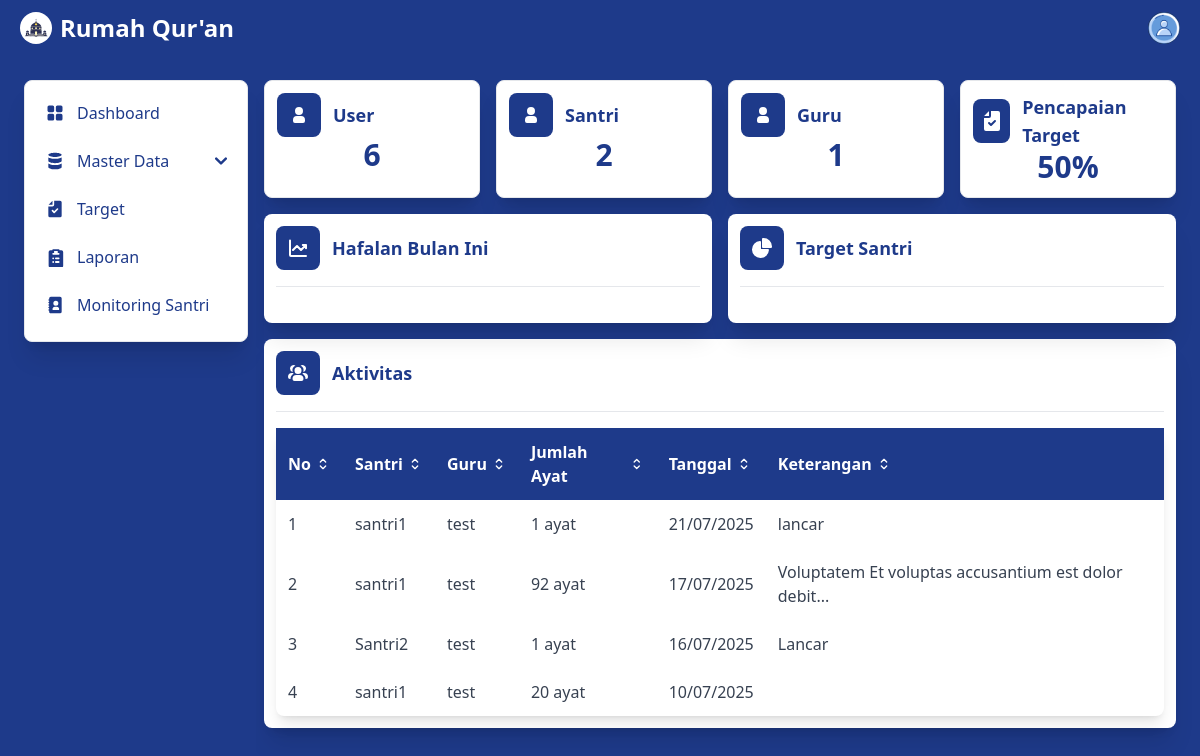
The page /admin (signed in) on the database its author committed.
### tables this page shows
CREATE TABLE `hafalan` (
  `id_hafalan` int(11) NOT NULL,
  `id_santri` int(11) NOT NULL,
  `jumlah_ayat` int(11) NOT NULL,
  `tanggal` date NOT NULL,
  `id_guru` int(11) NOT NULL,
  `keterangan` varchar(255) NOT NULL
);

CREATE TABLE `user` (
  `id_user` int(11) NOT NULL,
  `username` varchar(50) NOT NULL,
  `password` varchar(255) NOT NULL,
  `email` varchar(100) NOT NULL,
  `role` enum('guru','santri','orang tua','admin') NOT NULL,
  `nama` varchar(100) NOT NULL,
  `alamat` text NOT NULL,
  `kontak` varchar(20) NOT NULL,
  `login_at` datetime NOT NULL DEFAULT current_timestamp() ON UPDATE current_timestamp()
);

### app/views/admin/dashboard/index.php (the view, shortened to what the rows shown need)
<div class="mt-14 sm:ml-60 p-6 bg-blue-900 min-h-screen">
    <div class="grid grid-cols-2 sm:grid-cols-4 gap-4 mb-4">
        <a href="#" class="block max-w-sm p-3 bg-white border border-gray-200 rounded-lg shadow-xl hover:bg-gray-100">
            <div class="flex items-center">
                <div class="w-11 h-11 rounded-lg bg-blue-900 flex items-center justify-center me-3">
                    <svg class="w-6 h-6 text-white" aria-hidden="true" xmlns="http://www.w3.org/2000/svg" width="24"
                        height="24" fill="currentColor" viewBox="0 0 24 24">
                        <path fill-rule="evenodd"
                            d="M12 4a4 4 0 1 0 0 8 4 4 0 0 0 0-8Zm-2 9a4 4 0 0 0-4 4v1a2 2 0 0 0 2 2h8a2 2 0 0 0 2-2v-1a4 4 0 0 0-4-4h-4Z"
                            clip-rule="evenodd" />
                    </svg>
                </div>
                <div>
                    <h5 class="text-lg font-bold text-blue-900">User</h5>
                </div>
            </div>
            <h3 class="text-center text-3xl font-bold text-blue-900">
                <?= $data['TotalUser'] ?>
            </h3>
        </a>
        <a href="#" class="block max-w-sm p-3 bg-white border border-gray-200 rounded-lg shadow-xl hover:bg-gray-100">
            <div class="flex items-center">
                <div class="w-11 h-11 rounded-lg bg-blue-900 flex items-center justify-center me-3">
                    <svg class="w-6 h-6 text-white" aria-hidden="true" xmlns="http://www.w3.org/2000/svg" width="24"
                        height="24" fill="currentColor" viewBox="0 0 24 24">
                        <path fill-rule="evenodd"
                            d="M12 4a4 4 0 1 0 0 8 4 4 0 0 0 0-8Zm-2 9a4 4 0 0 0-4 4v1a2 2 0 0 0 2 2h8a2 2 0 0 0 2-2v-1a4 4 0 0 0-4-4h-4Z"
                            clip-rule="evenodd" />
                    </svg>
                </div>
                <div>
                    <h5 class="text-lg font-bold text-blue-900">Santri</h5>
                </div>
            </div>
            <h3 class="text-center text-3xl font-bold text-blue-900">
                <?= $data['TotalSantri'] ?>
            </h3>
        </a>
        <a href="#" class="block max-w-sm p-3 bg-white border border-gray-200 rounded-lg shadow-xl hover:bg-gray-100">
            <div class="flex items-center">
                <div class="w-11 h-11 rounded-lg bg-blue-900 flex items-center justify-center me-3">
                    <svg class="w-6 h-6 text-white" aria-hidden="true" xmlns="http://www.w3.org/2000/svg" width="24"
                        height="24" fill="currentColor" viewBox="0 0 24 24">
                        <path fill-rule="evenodd"
                            d="M12 4a4 4 0 1 0 0 8 4 4 0 0 0 0-8Zm-2 9a4 4 0 0 0-4 4v1a2 2 0 0 0 2 2h8a2 2 0 0 0 2-2v-1a4 4 0 0 0-4-4h-4Z"
                            clip-rule="evenodd" />
                    </svg>
                </div>
                <div>
                    <h5 class="text-lg font-bold text-blue-900">Guru</h5>
                </div>
            </div>
            <h3 class="text-center text-3xl font-bold text-blue-900">
                <?= $data['TotalGuru'] ?>
            </h3>
        </a>
        <a href="#" class="block max-w-sm p-3 bg-white border border-gray-200 rounded-lg shadow-xl hover:bg-gray-100">
            <div class="flex items-center">
                <div class="w-11 h-11 rounded-lg bg-blue-900 flex items-center justify-center me-3">
                </div>
                <h5 class="text-lg font-bold text-blue-900">Pencapaian Target</h5>
            </div>
            <h3 class="text-center text-3xl font-bold text-blue-900">
                <?= $data['persentase_pencapaian'] ?>%
            </h3>
        </a>
    </div>
    <div class="grid frid-col-1 sm:grid-cols-2 gap-4 mb-4">
        <div class="w-full bg-white rounded-lg shadow-xl p-4 md:p-3">
            <div class="flex justify-between pb-4 mb-4 border-b border-gray-200">
                <div class="flex items-center">
                    <div class="w-11 h-11 rounded-lg bg-blue-900 flex items-center justify-center me-3">
                        <svg class="w-6 h-6 text-white" aria-hidden="true" xmlns="http://www.w3.org/2000/svg" width="24"
                            height="24" fill="none" viewBox="0 0 24 24">
                            <path stroke="currentColor" stroke-linecap="round" stroke-linejoin="round" stroke-width="2"
                                d="M4 4.5V19a1 1 0 0 0 1 1h15M7 14l4-4 4 4 5-5m0 0h-3.207M20 9v3.207" />
                        </svg>
                    </div>
                    <div>
                        <h5 class="text-lg font-bold text-blue-900">Hafalan Bulan Ini</h5>
                    </div>
                </div>
            </div>
        </div>
        <div class="w-full bg-white rounded-lg shadow-xl p-4 md:p-3">
            <div class="flex justify-between pb-4 mb-4 border-b border-gray-200">
                <div class="flex items-center">
                    <div class="w-11 h-11 rounded-lg bg-blue-900 flex items-center justify-center me-3">
                    </div>
                    <div>
                        <h5 class="text-lg font-bold text-blue-900">Target Santri</h5>
                    </div>
                </div>
            </div>
        </div>
    </div>
    <div class="w-full bg-white rounded-lg shadow-xl p-4 md:p-3">
        <div class="flex justify-between pb-4 mb-4 border-b border-gray-200">
            <div class="flex items-center">
                <div class="w-11 h-11 rounded-lg bg-blue-900 flex items-center justify-center me-3">
                </div>
                <div>
                    <h5 class="text-lg font-bold text-blue-900">Aktivitas</h5>
                </div>
            </div>
        </div>
        <table class="w-full border-collapse bg-white shadow-lg rounded-lg" id="admin-table">
            <thead class="bg-blue-900 text-white rounded-t-lg">
                <tr class="text-left">
                    <th class="p-3"><span class="flex items-center">
                            No
                            <svg class="w-4 h-4 ml-1" aria-hidden="true" xmlns="http://www.w3.org/2000/svg" width="24"
                                height="24" fill="none" viewBox="0 0 24 24">
                                <path stroke="currentColor" stroke-linecap="round" stroke-linejoin="round"
                                    stroke-width="2" d="m8 15 4 4 4-4m0-6-4-4-4 4" />
                            </svg>
                        </span></th>
                    <th class="p-3"><span class="flex items-center">
                            Santri
                            <svg class="w-4 h-4 ml-1" aria-hidden="true" xmlns="http://www.w3.org/2000/svg" width="24"
                                height="24" fill="none" viewBox="0 0 24 24">
                                <path stroke="currentColor" stroke-linecap="round" stroke-linejoin="round"
                                    stroke-width="2" d="m8 15 4 4 4-4m0-6-4-4-4 4" />
                            </svg>
                        </span></th>
                    <th class="p-3">
                        <span class="flex items-center">
                            Guru
                            <svg class="w-4 h-4 ml-1" aria-hidden="true" xmlns="http://www.w3.org/2000/svg" width="24"
                                height="24" fill="none" viewBox="0 0 24 24">
                                <path stroke="currentColor" stroke-linecap="round" stroke-linejoin="round"
                                    stroke-width="2" d="m8 15 4 4 4-4m0-6-4-4-4 4" />
                            </svg>
                        </span>
                    </th>
                    <th class="p-3">
                        <span class="flex items-center">
                            Jumlah Ayat
                            <svg class="w-4 h-4 ml-1" aria-hidden="true" xmlns="http://www.w3.org/2000/svg" width="24"
                                height="24" fill="none" viewBox="0 0 24 24">
                                <path stroke="currentColor" stroke-linecap="round" stroke-linejoin="round"
                                    stroke-width="2" d="m8 15 4 4 4-4m0-6-4-4-4 4" />
                            </svg>
                        </span>
                    </th>
                    <th class="p-3">
                        <span class="flex items-center">
                            Tanggal
                            <svg class="w-4 h-4 ml-1" aria-hidden="true" xmlns="http://www.w3.org/2000/svg" width="24"
                                height="24" fill="none" viewBox="0 0 24 24">
                                <path stroke="currentColor" stroke-linecap="round" stroke-linejoin="round"
                                    stroke-width="2" d="m8 15 4 4 4-4m0-6-4-4-4 4" />
                            </svg>
                        </span>
                    </th>
                    <th class="p-3">
                        <span class="flex items-center">
                            Keterangan
                            <svg class="w-4 h-4 ml-1" aria-hidden="true" xmlns="http://www.w3.org/2000/svg" width="24"
                                height="24" fill="none" viewBox="0 0 24 24">
                                <path stroke="currentColor" stroke-linecap="round" stroke-linejoin="round"
                                    stroke-width="2" d="m8 15 4 4 4-4m0-6-4-4-4 4" />
                            </svg>
                        </span>
                    </th>
                </tr>
            </thead>
            <tbody class="rounded-b-lg">
                <?php if (!empty($data['recent_hafalan'])): ?>
                    <?php $no = 1; foreach ($data['recent_hafalan'] as $hafalan): ?>
                        <tr class="hover:bg-blue-100 cursor-pointer text-gray-700">
                            <td class="p-3"><?= $no++; ?></td>
                            <td class="p-3"><?= htmlspecialchars($hafalan['nama_santri']); ?></td>
                            <td class="p-3"><?= htmlspecialchars($hafalan['nama_guru']); ?></td>
                            <td class="p-3"><?= $hafalan['jumlah_ayat']; ?> ayat</td>
                            <td class="p-3"><?= date('d/m/Y', strtotime($hafalan['tanggal'])); ?></td>
                            <td class="p-3"><?= htmlspecialchars(substr($hafalan['keterangan'], 0, 50)) . (strlen($hafalan['keterangan']) > 50 ? '...' : ''); ?></td>
                        </tr>
                    <?php endforeach; ?>
                <?php else: ?>
                    <tr class="text-gray-500">
                        <td colspan="6" class="p-3 text-center">Belum ada data hafalan</td>
                    </tr>
                <?php endif; ?>
            </tbody>
        </table>
    </div>
</div>

### app/core/Controller.php (shortened to what the rows shown need)
<?php
class Controller
{
    public function view($view, $data = [])
    {
        $possiblePaths = [
            __DIR__ . '/../views/' . $view . '.php',
            __DIR__ . '/../views/templates/' . $view . '.php',
            __DIR__ . '/../views/templates/Admin_' . basename($view) . '.php',
            __DIR__ . '/../views/templates/admin_' . basename($view) . '.php'
        ];
        foreach ($possiblePaths as $path) {
            if (file_exists($path)) {
                require_once $path;
                return;
            }
        }
        die('View not found: ' . $view . '. Tried paths: ' . implode(', ', $possiblePaths));
    }
    public function model($model)
    {
        return new $model;
    }
}

### rows shown on the page
hafalan: user.nama "santri1", user.nama "test", jumlah_ayat "1", tanggal "21/07/2025", keterangan "lancar"
hafalan: user.nama "santri1", user.nama "test", jumlah_ayat "92", tanggal "17/07/2025", keterangan "Voluptatem Et voluptas accusantium est dolor debit"
hafalan: user.nama "Santri2", user.nama "test", jumlah_ayat "1", tanggal "16/07/2025", keterangan "Lancar"
hafalan: user.nama "santri1", user.nama "test", jumlah_ayat "20", tanggal "10/07/2025"

### other values the page prints
$data['TotalSantri'] "2"
